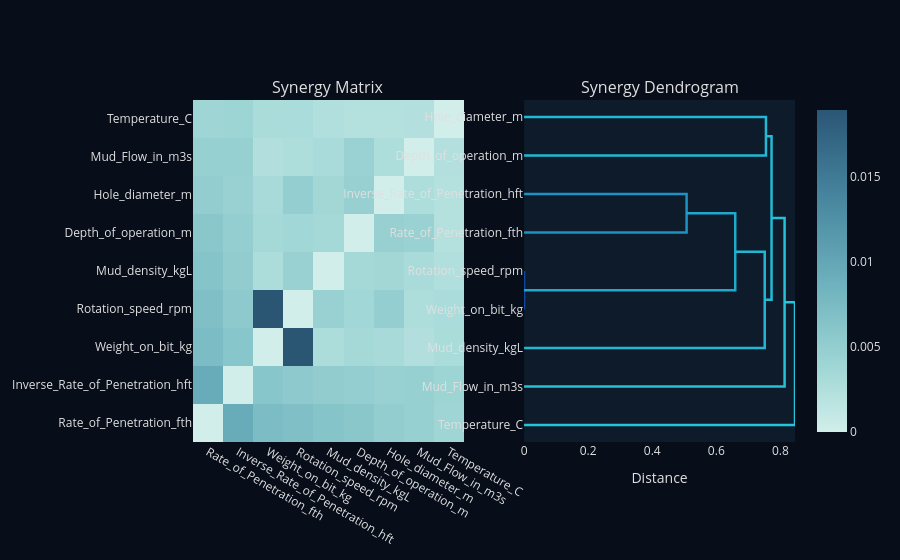
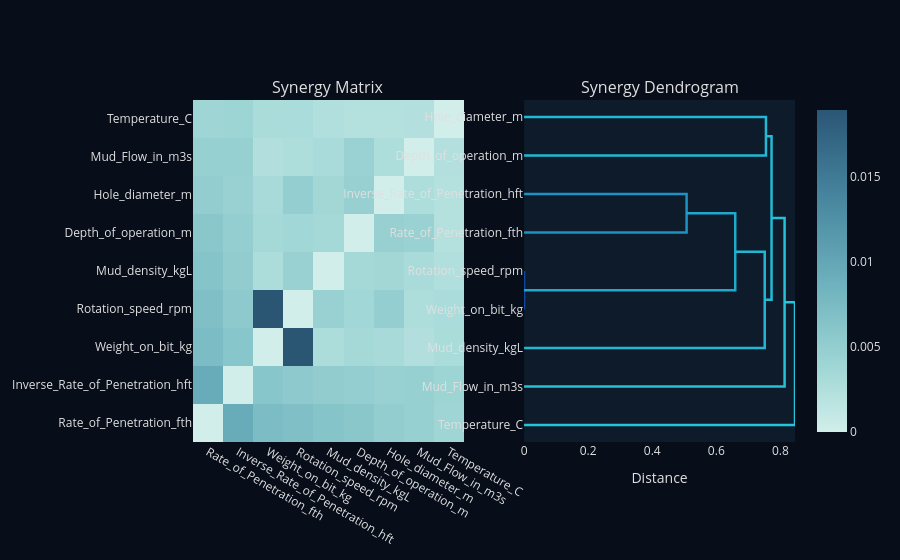

The cell these charts' notebook holds for them, in order:
### Markdown cell above
## Feature Synergy Analysis

### Code cell
report.plot_synergy(kind="both", sample_size=200)

### Figure 1 — Plotly figure (JSON) as saved in the notebook; plotly's stock layout.template omitted (floating-point values rounded to 4 significant figures)
{"data": [{"colorscale": [[0.0, "rgb(209, 238, 234)"], [0.1667, "rgb(168, 219, 217)"], [0.3333, "rgb(133, 196, 201)"], [0.5, "rgb(104, 171, 184)"], [0.6667, "rgb(79, 144, 166)"], [0.8333, "rgb(59, 115, 143)"], [1.0, "rgb(42, 86, 116)"]], "showscale": true, "type": "heatmap", "x": ["Rate_of_Penetration_fth", "Inverse_Rate_of_Penetration_hft", "Weight_on_bit_kg", "Rotation_speed_rpm", "Mud_density_kgL", "Depth_of_operation_m", "Hole_diameter_m", "Mud_Flow_in_m3s", "Temperature_C"], "xaxis": "x", "y": ["Rate_of_Penetration_fth", "Inverse_Rate_of_Penetration_hft", "Weight_on_bit_kg", "Rotation_speed_rpm", "Mud_density_kgL", "Depth_of_operation_m", "Hole_diameter_m", "Mud_Flow_in_m3s", "Temperature_C"], "yaxis": "y", "z": [[0.0, 0.009342, 0.007305, 0.006973, 0.006277, 0.00589, 0.005055, 0.004679, 0.003942], [0.009342, 0.0, 0.006097, 0.005478, 0.005169, 0.005006, 0.004534, 0.004721, 0.00419], [0.007305, 0.006097, 0.0, 0.01896, 0.002885, 0.003477, 0.003257, 0.002426, 0.002986], [0.006973, 0.005478, 0.01896, 0.0, 0.00454, 0.003769, 0.004982, 0.002705, 0.003065], [0.006277, 0.005169, 0.002885, 0.00454, 0.0, 0.003457, 0.003717, 0.003188, 0.002485], [0.00589, 0.005006, 0.003477, 0.003769, 0.003457, 0.0, 0.004645, 0.004412, 0.002226], [0.005055, 0.004534, 0.003257, 0.004982, 0.003717, 0.004645, 0.0, 0.002663, 0.002226], [0.004679, 0.004721, 0.002426, 0.002705, 0.003188, 0.004412, 0.002663, 0.0, 0.002286], [0.003942, 0.00419, 0.002986, 0.003065, 0.002485, 0.002226, 0.002226, 0.002286, 0.0]]}, {"hoverinfo": "skip", "line": {"color": "rgb(13,71,161)", "width": 2.5}, "mode": "lines", "showlegend": false, "type": "scatter", "x": [0.0, 0.0, 0.0, 0.0], "xaxis": "x2", "y": [35.0, 35.0, 45.0, 45.0], "yaxis": "y2"}, {"hoverinfo": "skip", "line": {"color": "rgb(27,147,195)", "width": 2.5}, "mode": "lines", "showlegend": false, "type": "scatter", "x": [0.0, 0.5073, 0.5073, 0.0], "xaxis": "x2", "y": [55.0, 55.0, 65.0, 65.0], "yaxis": "y2"}, {"hoverinfo": "skip", "line": {"color": "rgb(32,169,205)", "width": 2.5}, "mode": "lines", "showlegend": false, "type": "scatter", "x": [0.0, 0.6591, 0.6591, 0.5073], "xaxis": "x2", "y": [40.0, 40.0, 60.0, 60.0], "yaxis": "y2"}, {"hoverinfo": "skip", "line": {"color": "rgb(35,183,211)", "width": 2.5}, "mode": "lines", "showlegend": false, "type": "scatter", "x": [0.0, 0.7512, 0.7512, 0.6591], "xaxis": "x2", "y": [25.0, 25.0, 50.0, 50.0], "yaxis": "y2"}, {"hoverinfo": "skip", "line": {"color": "rgb(35,184,211)", "width": 2.5}, "mode": "lines", "showlegend": false, "type": "scatter", "x": [0.0, 0.755, 0.755, 0.0], "xaxis": "x2", "y": [75.0, 75.0, 85.0, 85.0], "yaxis": "y2"}, {"hoverinfo": "skip", "line": {"color": "rgb(35,187,213)", "width": 2.5}, "mode": "lines", "showlegend": false, "type": "scatter", "x": [0.7512, 0.7724, 0.7724, 0.755], "xaxis": "x2", "y": [37.5, 37.5, 80.0, 80.0], "yaxis": "y2"}, {"hoverinfo": "skip", "line": {"color": "rgb(37,193,215)", "width": 2.5}, "mode": "lines", "showlegend": false, "type": "scatter", "x": [0.0, 0.8132, 0.8132, 0.7724], "xaxis": "x2", "y": [15.0, 15.0, 58.75, 58.75], "yaxis": "y2"}, {"hoverinfo": "skip", "line": {"color": "rgb(38,198,218)", "width": 2.5}, "mode": "lines", "showlegend": false, "type": "scatter", "x": [0.0, 0.8457, 0.8457, 0.8132], "xaxis": "x2", "y": [5.0, 5.0, 36.88, 36.88], "yaxis": "y2"}], "layout": {"annotations": [{"font": {"size": 16}, "showarrow": false, "text": "Synergy Matrix", "x": 0.225, "xanchor": "center", "xref": "paper", "y": 1.0, "yanchor": "bottom", "yref": "paper"}, {"font": {"size": 16}, "showarrow": false, "text": "Synergy Dendrogram", "x": 0.775, "xanchor": "center", "xref": "paper", "y": 1.0, "yanchor": "bottom", "yref": "paper"}], "font": {"color": "#E0E0E0"}, "paper_bgcolor": "#080D1A", "plot_bgcolor": "#0D1B2A", "xaxis": {"anchor": "y", "domain": [0.0, 0.45], "showgrid": false, "zeroline": false}, "xaxis2": {"anchor": "y2", "domain": [0.55, 1.0], "showgrid": false, "title": {"text": "Distance"}, "zeroline": false}, "yaxis": {"anchor": "x", "domain": [0.0, 1.0], "showgrid": false, "zeroline": false}, "yaxis2": {"anchor": "x2", "domain": [0.0, 1.0], "showgrid": false, "tickmode": "array", "ticktext": ["Temperature_C", "Mud_Flow_in_m3s", "Mud_density_kgL", "Weight_on_bit_kg", "Rotation_speed_rpm", "Rate_of_Penetration_fth", "Inverse_Rate_of_Penetration_hft", "Depth_of_operation_m", "Hole_diameter_m"], "tickvals": [5, 15, 25, 35, 45, 55, 65, 75, 85], "zeroline": false}}}

### Figure 2 — Plotly figure (JSON) as saved in the notebook; plotly's stock layout.template omitted (floating-point values rounded to 4 significant figures)
{"data": [{"colorscale": [[0.0, "rgb(209, 238, 234)"], [0.1667, "rgb(168, 219, 217)"], [0.3333, "rgb(133, 196, 201)"], [0.5, "rgb(104, 171, 184)"], [0.6667, "rgb(79, 144, 166)"], [0.8333, "rgb(59, 115, 143)"], [1.0, "rgb(42, 86, 116)"]], "showscale": true, "type": "heatmap", "x": ["Rate_of_Penetration_fth", "Inverse_Rate_of_Penetration_hft", "Weight_on_bit_kg", "Rotation_speed_rpm", "Mud_density_kgL", "Depth_of_operation_m", "Hole_diameter_m", "Mud_Flow_in_m3s", "Temperature_C"], "xaxis": "x", "y": ["Rate_of_Penetration_fth", "Inverse_Rate_of_Penetration_hft", "Weight_on_bit_kg", "Rotation_speed_rpm", "Mud_density_kgL", "Depth_of_operation_m", "Hole_diameter_m", "Mud_Flow_in_m3s", "Temperature_C"], "yaxis": "y", "z": [[0.0, 0.009342, 0.007305, 0.006973, 0.006277, 0.00589, 0.005055, 0.004679, 0.003942], [0.009342, 0.0, 0.006097, 0.005478, 0.005169, 0.005006, 0.004534, 0.004721, 0.00419], [0.007305, 0.006097, 0.0, 0.01896, 0.002885, 0.003477, 0.003257, 0.002426, 0.002986], [0.006973, 0.005478, 0.01896, 0.0, 0.00454, 0.003769, 0.004982, 0.002705, 0.003065], [0.006277, 0.005169, 0.002885, 0.00454, 0.0, 0.003457, 0.003717, 0.003188, 0.002485], [0.00589, 0.005006, 0.003477, 0.003769, 0.003457, 0.0, 0.004645, 0.004412, 0.002226], [0.005055, 0.004534, 0.003257, 0.004982, 0.003717, 0.004645, 0.0, 0.002663, 0.002226], [0.004679, 0.004721, 0.002426, 0.002705, 0.003188, 0.004412, 0.002663, 0.0, 0.002286], [0.003942, 0.00419, 0.002986, 0.003065, 0.002485, 0.002226, 0.002226, 0.002286, 0.0]]}, {"hoverinfo": "skip", "line": {"color": "rgb(13,71,161)", "width": 2.5}, "mode": "lines", "showlegend": false, "type": "scatter", "x": [0.0, 0.0, 0.0, 0.0], "xaxis": "x2", "y": [35.0, 35.0, 45.0, 45.0], "yaxis": "y2"}, {"hoverinfo": "skip", "line": {"color": "rgb(27,147,195)", "width": 2.5}, "mode": "lines", "showlegend": false, "type": "scatter", "x": [0.0, 0.5073, 0.5073, 0.0], "xaxis": "x2", "y": [55.0, 55.0, 65.0, 65.0], "yaxis": "y2"}, {"hoverinfo": "skip", "line": {"color": "rgb(32,169,205)", "width": 2.5}, "mode": "lines", "showlegend": false, "type": "scatter", "x": [0.0, 0.6591, 0.6591, 0.5073], "xaxis": "x2", "y": [40.0, 40.0, 60.0, 60.0], "yaxis": "y2"}, {"hoverinfo": "skip", "line": {"color": "rgb(35,183,211)", "width": 2.5}, "mode": "lines", "showlegend": false, "type": "scatter", "x": [0.0, 0.7512, 0.7512, 0.6591], "xaxis": "x2", "y": [25.0, 25.0, 50.0, 50.0], "yaxis": "y2"}, {"hoverinfo": "skip", "line": {"color": "rgb(35,184,211)", "width": 2.5}, "mode": "lines", "showlegend": false, "type": "scatter", "x": [0.0, 0.755, 0.755, 0.0], "xaxis": "x2", "y": [75.0, 75.0, 85.0, 85.0], "yaxis": "y2"}, {"hoverinfo": "skip", "line": {"color": "rgb(35,187,213)", "width": 2.5}, "mode": "lines", "showlegend": false, "type": "scatter", "x": [0.7512, 0.7724, 0.7724, 0.755], "xaxis": "x2", "y": [37.5, 37.5, 80.0, 80.0], "yaxis": "y2"}, {"hoverinfo": "skip", "line": {"color": "rgb(37,193,215)", "width": 2.5}, "mode": "lines", "showlegend": false, "type": "scatter", "x": [0.0, 0.8132, 0.8132, 0.7724], "xaxis": "x2", "y": [15.0, 15.0, 58.75, 58.75], "yaxis": "y2"}, {"hoverinfo": "skip", "line": {"color": "rgb(38,198,218)", "width": 2.5}, "mode": "lines", "showlegend": false, "type": "scatter", "x": [0.0, 0.8457, 0.8457, 0.8132], "xaxis": "x2", "y": [5.0, 5.0, 36.88, 36.88], "yaxis": "y2"}], "layout": {"annotations": [{"font": {"size": 16}, "showarrow": false, "text": "Synergy Matrix", "x": 0.225, "xanchor": "center", "xref": "paper", "y": 1.0, "yanchor": "bottom", "yref": "paper"}, {"font": {"size": 16}, "showarrow": false, "text": "Synergy Dendrogram", "x": 0.775, "xanchor": "center", "xref": "paper", "y": 1.0, "yanchor": "bottom", "yref": "paper"}], "font": {"color": "#E0E0E0"}, "paper_bgcolor": "#080D1A", "plot_bgcolor": "#0D1B2A", "xaxis": {"anchor": "y", "domain": [0.0, 0.45], "showgrid": false, "zeroline": false}, "xaxis2": {"anchor": "y2", "domain": [0.55, 1.0], "showgrid": false, "title": {"text": "Distance"}, "zeroline": false}, "yaxis": {"anchor": "x", "domain": [0.0, 1.0], "showgrid": false, "zeroline": false}, "yaxis2": {"anchor": "x2", "domain": [0.0, 1.0], "showgrid": false, "tickmode": "array", "ticktext": ["Temperature_C", "Mud_Flow_in_m3s", "Mud_density_kgL", "Weight_on_bit_kg", "Rotation_speed_rpm", "Rate_of_Penetration_fth", "Inverse_Rate_of_Penetration_hft", "Depth_of_operation_m", "Hole_diameter_m"], "tickvals": [5, 15, 25, 35, 45, 55, 65, 75, 85], "zeroline": false}}}
